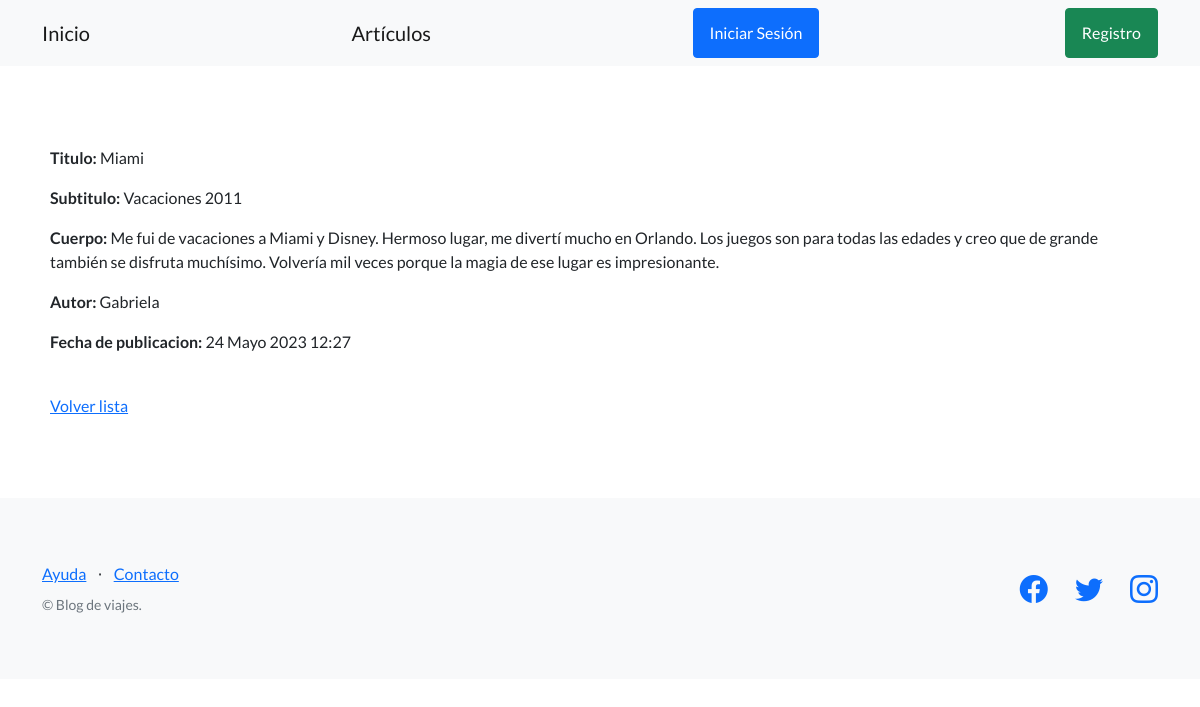
The app's page /blog/ver/13/ with its own data.
### blog/models.py (models this page shows, shortened)
class Articulo(models.Model):
    titulo= models.CharField(max_length=200, unique=True)
    subtitulo= models.CharField(max_length=200)
    cuerpo= models.TextField()
    autor= models.ForeignKey(User, on_delete=models.SET_NULL, null=True)
    fecha_publicacion= models.DateTimeField(auto_now_add=True)
    imagen= models.ImageField(upload_to='images', blank=True)
    class Meta:
        ordering = ['-fecha_publicacion']

### blog/views.py (the view)
# urls.py: path("ver/<int:id>/", ver_articulo, name='ver_articulo'),
def ver_articulo(request, id):
    articulo= Articulo.objects.get(id= id)  # Obtener el artículo por su ID
    contexto = {
        'articulo': articulo
    }
    return render(
        request= request,
        template_name= 'blog/detalle_articulos.html',
        context=contexto,
    )

### blog/templates/blog/detalle_articulos.html
{% extends 'blog/base.html' %}
{% block contenido %}
<section>
    <div>
        <p><strong> Titulo: </strong>{{articulo.titulo}}</p>
        <p><strong> Subtitulo: </strong>{{articulo.subtitulo}}</p>
        <p><strong> Cuerpo: </strong>{{articulo.cuerpo}}</p>
        <p><strong> Autor: </strong>{{articulo.autor}}</p>
        <p><strong> Fecha de publicacion: </strong>{{articulo.fecha_publicacion}}</p>
        <br>
        <a href ="{% url 'lista_articulos' %}">Volver lista </a>
    </div>
</section>
{% endblock contenido %}

### records on screen
Articulo: titulo "Miami", subtitulo "Vacaciones 2011", cuerpo "Me fui de vacaciones a Miami y Disney. Hermoso lugar, me divertí mucho en Orlando. Los juegos son para todas las edades y creo que de grande también se disfruta muchísimo. Volvería mil veces porque la magia de ese lugar es impresionante.", autor "Gabriela", fecha_publicacion "24 Mayo 2023 12:27"
